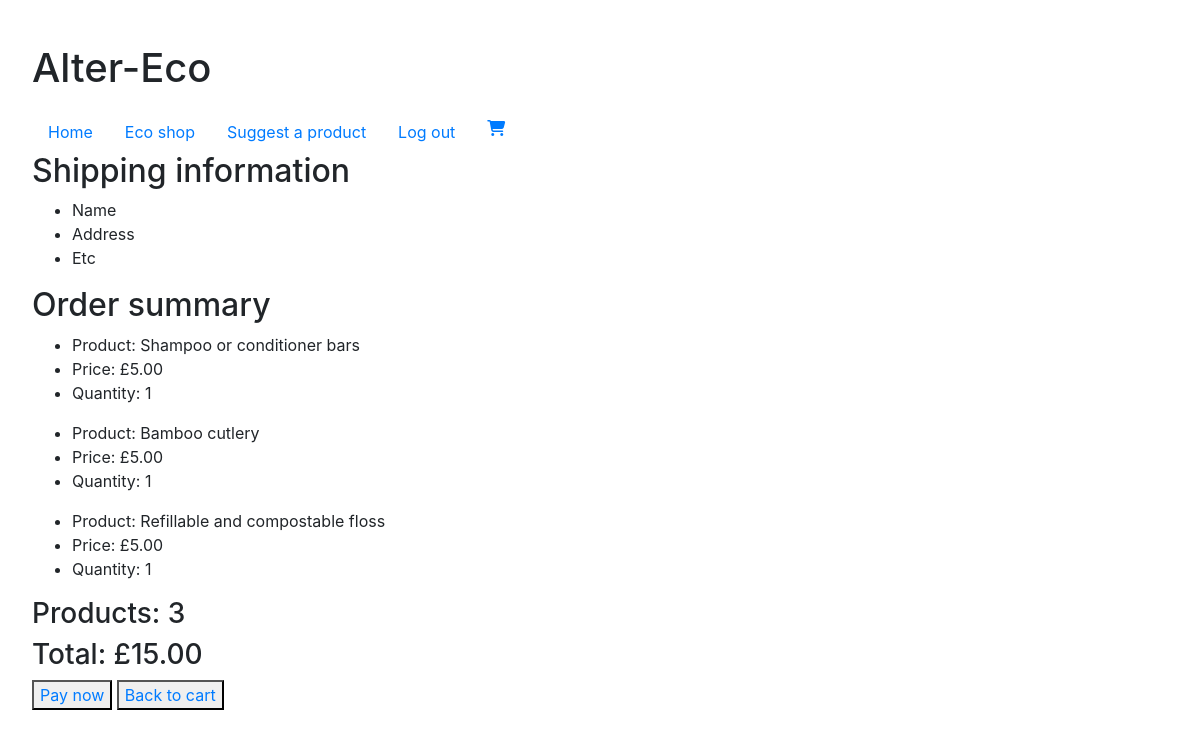
Page /checkout/ (signed in) on the committed database.
### pages/models.py (models this page shows, shortened)
class OrderProduct(models.Model):
    order = models.ForeignKey(Order, on_delete=models.SET_NULL, null=True)
    product = models.ForeignKey(Product, on_delete=models.SET_NULL, null=True)
    quantity = models.IntegerField(default=1)
    class Meta:
        unique_together = ('order', 'product')
    @property
    def get_total(self):
        total = self.product.price * self.quantity
        return total

class Product(models.Model):
    item = models.ForeignKey(Item, on_delete=models.CASCADE)
    name = models.CharField(max_length=200)
    description = models.CharField(max_length=300, null=True)
    stock = models.PositiveIntegerField(default=0)
    price = models.FloatField(default=0)
    is_approved = models.BooleanField(default=False)

class Order(models.Model):
    customer = models.ForeignKey(Customer, on_delete=models.SET_NULL, null=True)
    products = models.ManyToManyField('OrderProduct', related_name='orderproducts')
    order_date = models.DateTimeField(null=True)
    complete = models.BooleanField(default=False)
    order_id = models.CharField(max_length=200, null=True)
    @property
    def get_cart_total(self):
        orderproducts = self.orderproduct_set.all()
        total = sum([product.get_total for product in orderproducts])
        return total
    @property
    def get_cart_items(self):
        orderproducts = self.orderproduct_set.all()
        total = sum([product.quantity for product in orderproducts])
        return total

### pages/views.py (the view)
# urls.py: path('checkout/', views.checkout, name='checkout'),
def checkout(request):
    customer = request.user.customer
    order, created = Order.objects.get_or_create(customer=customer, complete=False)
    products = order.orderproduct_set.all()
    context = {'products': products, 'order': order}
    return render(request, 'checkout.html', context)

### pages/templates/checkout.html (shortened to what this page needs)
{% extends "base.html" %} {% block title %}Checkout{% endblock %} {% block body %}
<h2>Shipping information</h2>
<form action="" method="post">
    <div>
        <ul>
            <li>Name</li>
            <li>Address</li>
            <li>Etc</li>
        </ul>
    </div>
</form>
<h2>Order summary</h2>
<div>
    {% for product in products %}
    <div>
        <ul>
            <li>Product: {{ product.product.name }}</li>
            <li>Price: £{{ product.product.price|floatformat:2 }}</li>
            <li>Quantity: {{ product.quantity }}</li>
        </ul>
    </div>
    {% endfor %}
    <div>
        <h3>Products: {{ order.get_cart_items }}</h3>
        <h3>Total: £{{ order.get_cart_total|floatformat:2 }}</h3>
    </div>
    <button type="submit"><a href="">Pay now</a></button>
    <button type="submit"><a href="{% url 'cart' %}">Back to cart</a></button>
</div>
{% endblock %}

### pages/static/pages/main.css (style rules this page uses)
body { margin: 2em; }

### rows in the picture
OrderProduct: product.name "Shampoo or conditioner bars", product.price "5.00", quantity "1"
OrderProduct: product.name "Bamboo cutlery", product.price "5.00", quantity "1"
OrderProduct: product.name "Refillable and compostable floss", product.price "5.00", quantity "1"
Order: get_cart_items "3", get_cart_total "15.00"
